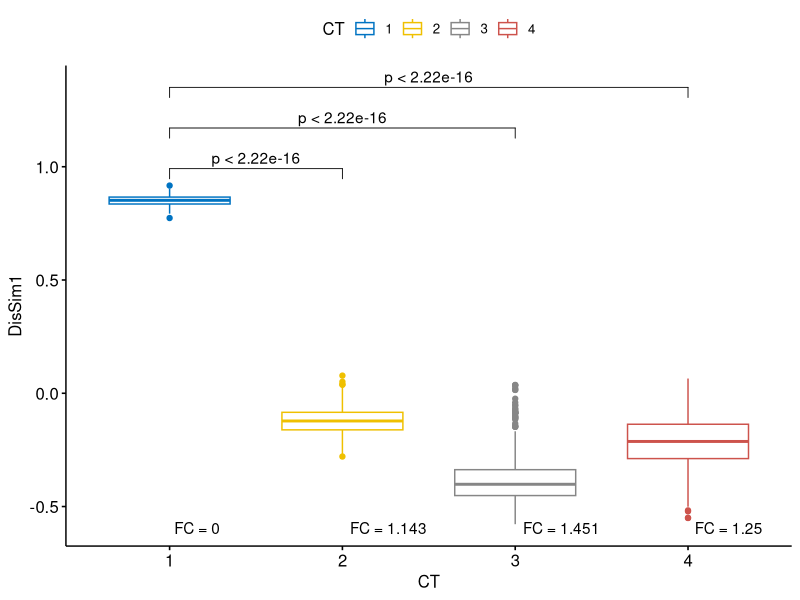
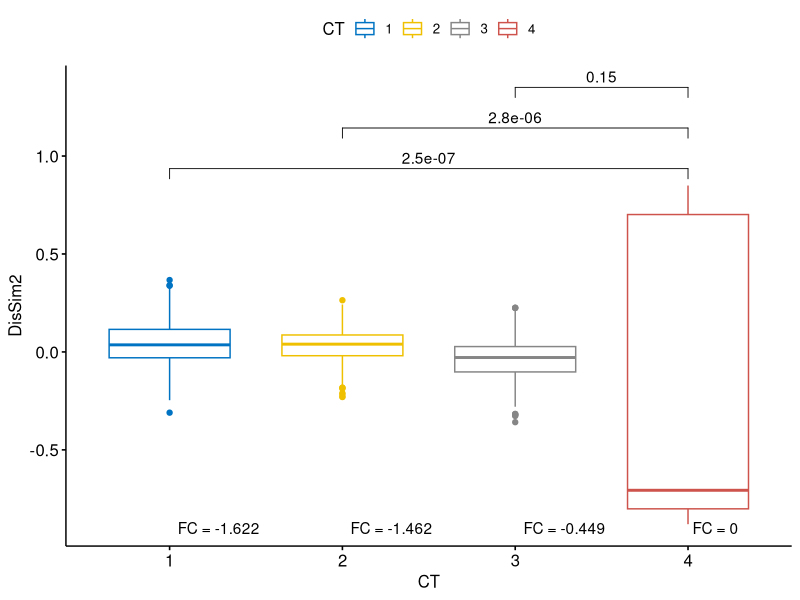
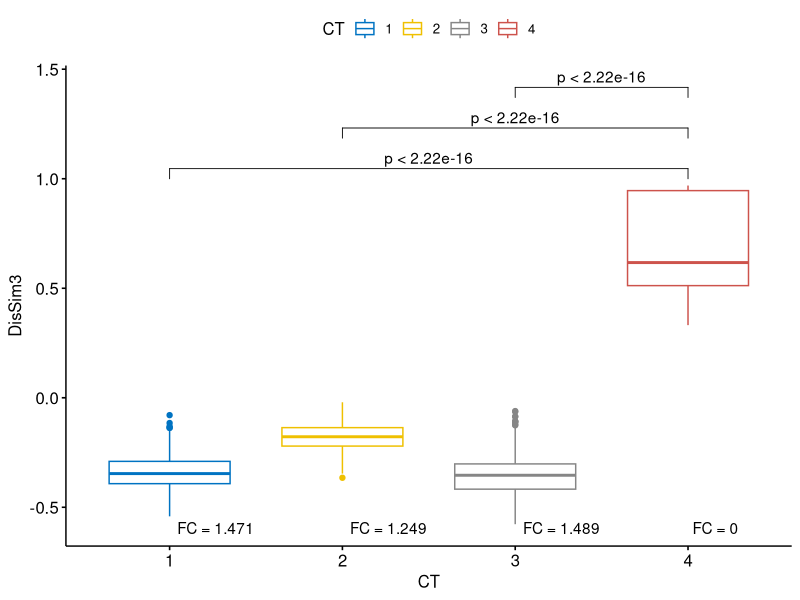

R code for these plots, in order:
## ---- chunk 1
library("ggplot2")
library("ggpubr")
library("tidyverse")
# load prediction results
Sim_prediction <- read.csv('Prediction.csv', row.names=1)
## ---- chunk 2
Sim_summary <- Sim_prediction %>% group_by(CT) %>% summarize_at(vars(DisSim1), list(DisSim1.Mean=mean))
Sim_fold_change <- data.frame(Sim_summary %>% mutate(dis_fold_change = (DisSim1.Mean[CT==1] - DisSim1.Mean) / abs(DisSim1.Mean[CT==1])))
## ---- chunk 3
my_comparisons <- list( c("1", "2"), c("1", "3"), c("1", "4") )
p <- ggboxplot(Sim_prediction, x='CT', y='DisSim1', color='CT', palette = "jco")
p + geom_text(
  data = Sim_fold_change, 
  mapp = aes(x = c(1, 2, 3, 4), y = -Inf, label = paste0('FC = ', round(dis_fold_change, digits=3))),
  hjust   = -0.1,
  vjust   = -1
) + stat_compare_means(comparisons=my_comparisons, method='t.test')
## ---- chunk 4
Sim_summary <- Sim_prediction %>% group_by(CT) %>% summarize_at(vars(DisSim2), list(DisSim2.Mean=mean))
Sim_fold_change <- data.frame(Sim_summary %>% mutate(dis_fold_change = (DisSim2.Mean[CT==4] - DisSim2.Mean) / abs(DisSim2.Mean[CT==4])))
## ---- chunk 5
my_comparisons <- list( c("4", "1"), c("4", "2"), c("4", "3") )
p <- ggboxplot(Sim_prediction, x='CT', y='DisSim2', color='CT', palette = "jco")
p + geom_text(
  data = Sim_fold_change, 
  mapp = aes(x = c(1, 2, 3, 4), y = -Inf, label = paste0('FC = ', round(dis_fold_change, digits=3))),
  hjust   = -0.1,
  vjust   = -1
) + stat_compare_means(comparisons=my_comparisons, method='t.test')
## ---- chunk 6
Sim_summary <- Sim_prediction %>% group_by(CT) %>% summarize_at(vars(DisSim3), list(DisSim3.Mean=mean))
Sim_fold_change <- data.frame(Sim_summary %>% mutate(dis_fold_change = (DisSim3.Mean[CT==4] - DisSim3.Mean) / abs(DisSim3.Mean[CT==4])))
## ---- chunk 7
my_comparisons <- list( c("4", "1"), c("4", "2"), c("4", "3") )
p <- ggboxplot(Sim_prediction, x='CT', y='DisSim3', color='CT', palette = "jco")
p + geom_text(
  data = Sim_fold_change, 
  mapp = aes(x = c(1, 2, 3, 4), y = -Inf, label = paste0('FC = ', round(dis_fold_change, digits=3))),
  hjust   = -0.1,
  vjust   = -1
) + stat_compare_means(comparisons=my_comparisons, method='t.test')
